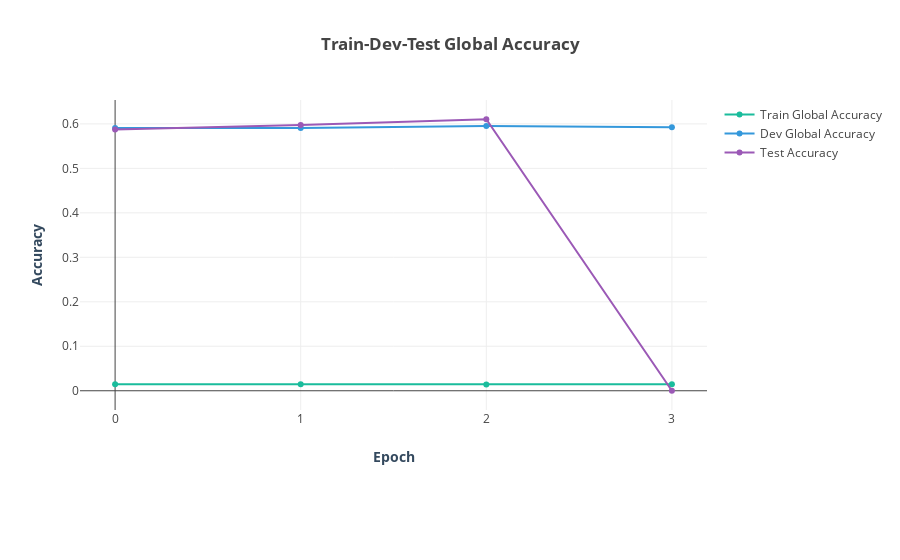
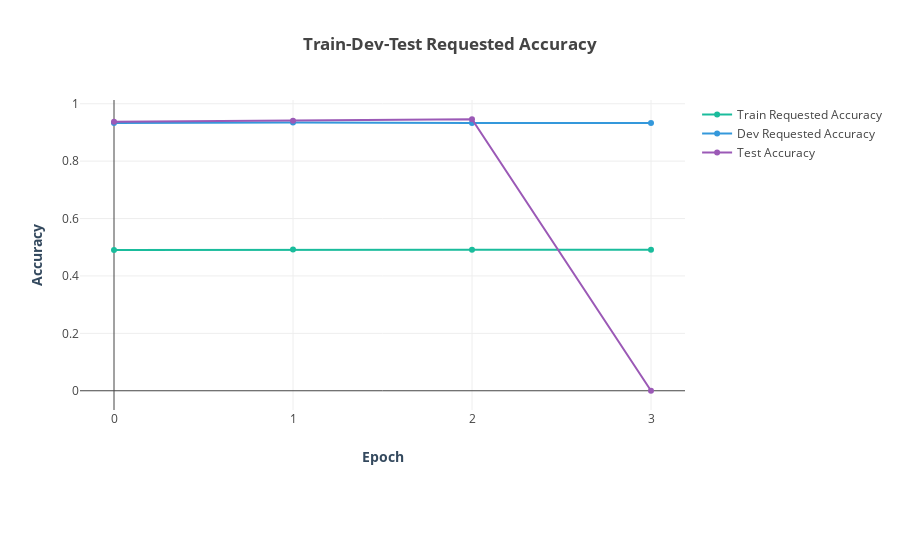
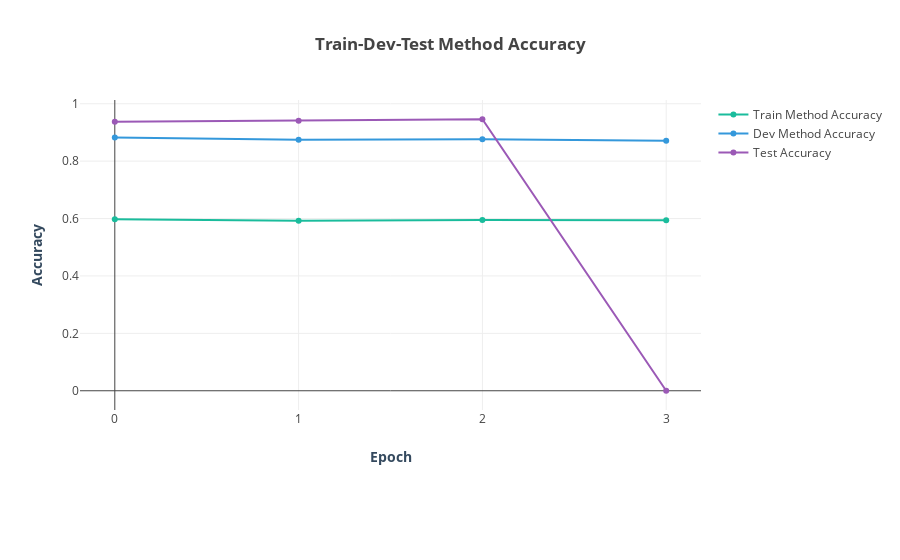

Notebook source saved alongside these figures, in order:
### Markdown cell above
### Train LecTrack

### Code cell
train_global_accuracies = []
train_requested_accuracies = []
train_method_accuracies = []

dev_global_accuracies = []
dev_requested_accuracies = []
dev_method_accuracies = []

test_global_accuracies = []
test_requested_accuracies = []
test_method_accuracies = []

lectrack_early_stopping = EarlyStopping(patience = 2,
                                        min_delta = 0.005)

for epoch in range(NUM_EPOCHS):
    
    logging.info("Epoch\t{}/{}".format(epoch + 1, NUM_EPOCHS))
    
    model_LecTrack = model_LecTrack.train()
    
    for raw_X_train_dialog, raw_Y_train_dialog in tqdm(zip(raw_X_train, raw_Y_train), total = len(raw_X_train)):

        model_LecTrack.hidden = model_LecTrack.init_hidden()

        for raw_X_train_turn, raw_Y_train_turn in zip(raw_X_train_dialog["turns"], raw_Y_train_dialog["turns"]):
            
            optimizer_LecTrackModel.zero_grad()
            
            indices, scores = get_index_and_score(raw_X_train_turn, token_to_index, device = DEVICE)
            
            goal_food, goal_pricerange, goal_name, goal_area, method, requested = model_LecTrack(indices, scores)
            
            loss_goal_food = GOAL_LOSS_FUNCTION(goal_food,
                                                retrieve_gold_GoalFood(raw_Y_train_turn,
                                                                       ontology = ontology,
                                                                       device = DEVICE))
            
            loss_goal_pricerange = GOAL_LOSS_FUNCTION(goal_pricerange,
                                                      retrieve_gold_GoalPriceRange(raw_Y_train_turn,
                                                                                   ontology = ontology,
                                                                                   device = DEVICE))
            
            loss_goal_name = GOAL_LOSS_FUNCTION(goal_name,
                                                retrieve_gold_GoalName(raw_Y_train_turn,
                                                                       ontology = ontology,
                                                                       device = DEVICE))
            
            loss_goal_area = GOAL_LOSS_FUNCTION(goal_area,
                                                retrieve_gold_GoalArea(raw_Y_train_turn,
                                                                       ontology = ontology,
                                                                       device = DEVICE))
            
            loss_method = METHOD_LOSS_FUNCTION(method,
                                               retrieve_gold_Method(raw_Y_train_turn,
                                                                    ontology = ontology,
                                                                    device = DEVICE))
            
            loss_requested = REQUESTED_LOSS_FUNCTION(requested,
                                                     retrieve_gold_Requested(raw_Y_train_turn,
                                                                             ontology = ontology,
                                                                             device = DEVICE))

            loss = loss_goal_food + loss_goal_pricerange + loss_goal_name + loss_goal_area + loss_method + loss_requested
            loss.backward(retain_graph = True)
            
            optimizer_LecTrackModel.step()
    
    model_LecTrack = model_LecTrack.eval()
    
    with torch.no_grad():
        
        train_global_accuracy, \
        train_requested_accuracy, \
        train_method_accuracy = get_scores(raw_X_train, raw_Y_train, dataset = "dstc2_train")
        logging.info("TRAIN:\t{}\t{}\t{}".format(train_global_accuracy, train_requested_accuracy, train_method_accuracy))
        train_global_accuracies.append(train_global_accuracy)
        train_requested_accuracies.append(train_requested_accuracy)
        train_method_accuracies.append(train_method_accuracy)
        
        dev_global_accuracy, \
        dev_requested_accuracy, \
        dev_method_accuracy = get_scores(raw_X_dev, raw_Y_dev, dataset = "dstc2_dev")
        logging.info("DEV:\t\t{}\t\t{}\t\t{}".format(dev_global_accuracy, dev_requested_accuracy, dev_method_accuracy))
        dev_global_accuracies.append(dev_global_accuracy)
        dev_requested_accuracies.append(dev_requested_accuracy)
        dev_method_accuracies.append(dev_method_accuracy)
        
        test_global_accuracy, \
        test_requested_accuracy, \
        test_method_accuracy = get_scores(raw_X_test, raw_Y_test, dataset = "dstc2_test")
        logging.info("TEST:\t\t{}\t\t{}\t\t{}".format(test_global_accuracy, test_requested_accuracy, test_method_accuracy))
        test_global_accuracies.append(test_global_accuracy)
        test_requested_accuracies.append(test_requested_accuracy)
        test_method_accuracies.append(test_requested_accuracy)
        
    lectrack_early_stopping.on_epoch_end(epoch = (epoch + 1), current_value = dev_global_accuracy)
    
    if lectrack_early_stopping.stop_training:
        break

plotly_plot(train_global_accuracies, dev_global_accuracies, test_global_accuracies, "Global")
plotly_plot(train_requested_accuracies, dev_requested_accuracies, test_requested_accuracies, "Requested")
plotly_plot(train_method_accuracies, dev_method_accuracies, test_method_accuracies, "Method")

### Figure 1 — Plotly figure (JSON) as saved in the notebook; plotly's stock layout.template omitted (floating-point values rounded to 4 significant figures)
{"data": [{"marker": {"color": "#1abc9c"}, "mode": "lines+markers", "name": "Train Global Accuracy", "type": "scatter", "uid": "97088535-e99b-4dea-b16e-199b4da482f5", "x": [0, 1, 2, 3], "y": [0.01474, 0.01452, 0.01429, 0.0144]}, {"marker": {"color": "#3498db"}, "mode": "lines+markers", "name": "Dev Global Accuracy", "type": "scatter", "uid": "1060393f-768c-441b-be52-4c0952f8bf7b", "x": [0, 1, 2, 3], "y": [0.5907, 0.5905, 0.5952, 0.5923]}, {"marker": {"color": "#9b59b6"}, "mode": "lines+markers", "name": "Test Accuracy", "type": "scatter", "uid": "a4c7b7f8-8670-42b0-a304-f9185739801d", "x": [0, 1, 2, 3], "y": [0.5872, 0.5976, 0.6104, 0]}], "layout": {"margin": {"b": 150}, "title": "<b>Train-Dev-Test Global Accuracy</b>", "xaxis": {"dtick": 1, "title": "<b>Epoch</b>", "titlefont": {"color": "#34495e"}}, "yaxis": {"title": "<b>Accuracy</b>", "titlefont": {"color": "#34495e"}}}}

### Figure 2 — Plotly figure (JSON) as saved in the notebook; plotly's stock layout.template omitted (floating-point values rounded to 4 significant figures)
{"data": [{"marker": {"color": "#1abc9c"}, "mode": "lines+markers", "name": "Train Requested Accuracy", "type": "scatter", "uid": "a50e21ea-4c5f-49b2-ad1b-afdd83253936", "x": [0, 1, 2, 3], "y": [0.4902, 0.4919, 0.4913, 0.4915]}, {"marker": {"color": "#3498db"}, "mode": "lines+markers", "name": "Dev Requested Accuracy", "type": "scatter", "uid": "42120ed3-7972-4d2b-9ca2-5436a340fdc7", "x": [0, 1, 2, 3], "y": [0.9329, 0.9344, 0.9329, 0.9333]}, {"marker": {"color": "#9b59b6"}, "mode": "lines+markers", "name": "Test Accuracy", "type": "scatter", "uid": "9f4a6a28-c560-4dfd-8ef5-31d73c206a3d", "x": [0, 1, 2, 3], "y": [0.9377, 0.9406, 0.946, 0]}], "layout": {"margin": {"b": 150}, "title": "<b>Train-Dev-Test Requested Accuracy</b>", "xaxis": {"dtick": 1, "title": "<b>Epoch</b>", "titlefont": {"color": "#34495e"}}, "yaxis": {"title": "<b>Accuracy</b>", "titlefont": {"color": "#34495e"}}}}

### Figure 3 — Plotly figure (JSON) as saved in the notebook; plotly's stock layout.template omitted (floating-point values rounded to 4 significant figures)
{"data": [{"marker": {"color": "#1abc9c"}, "mode": "lines+markers", "name": "Train Method Accuracy", "type": "scatter", "uid": "2e92c319-4ec7-462d-8f1c-244df4338145", "x": [0, 1, 2, 3], "y": [0.5973, 0.5924, 0.5946, 0.5937]}, {"marker": {"color": "#3498db"}, "mode": "lines+markers", "name": "Dev Method Accuracy", "type": "scatter", "uid": "f2ee2bc9-9415-4bdd-9fe2-b9da4ebfa674", "x": [0, 1, 2, 3], "y": [0.8826, 0.8743, 0.8761, 0.8707]}, {"marker": {"color": "#9b59b6"}, "mode": "lines+markers", "name": "Test Accuracy", "type": "scatter", "uid": "2f8636ba-bb91-4351-81d3-c9a0d93e6f0d", "x": [0, 1, 2, 3], "y": [0.9377, 0.9406, 0.946, 0]}], "layout": {"margin": {"b": 150}, "title": "<b>Train-Dev-Test Method Accuracy</b>", "xaxis": {"dtick": 1, "title": "<b>Epoch</b>", "titlefont": {"color": "#34495e"}}, "yaxis": {"title": "<b>Accuracy</b>", "titlefont": {"color": "#34495e"}}}}
